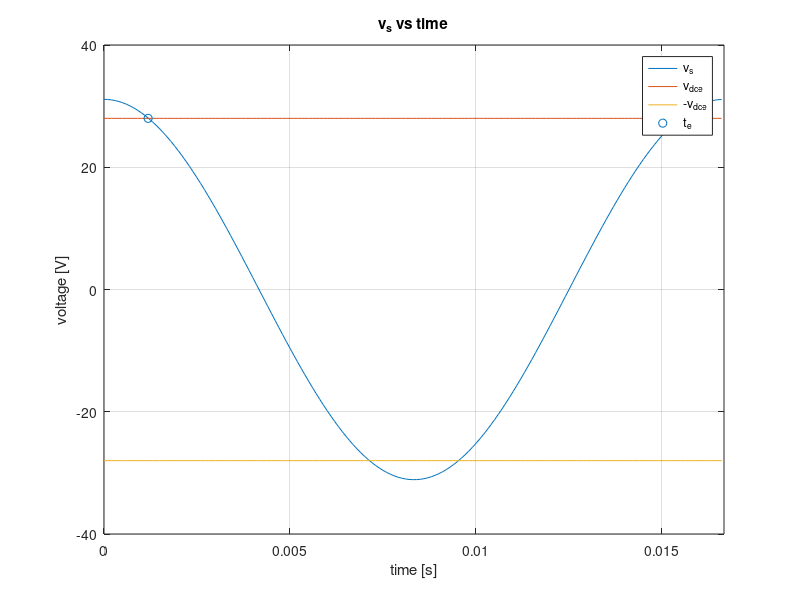
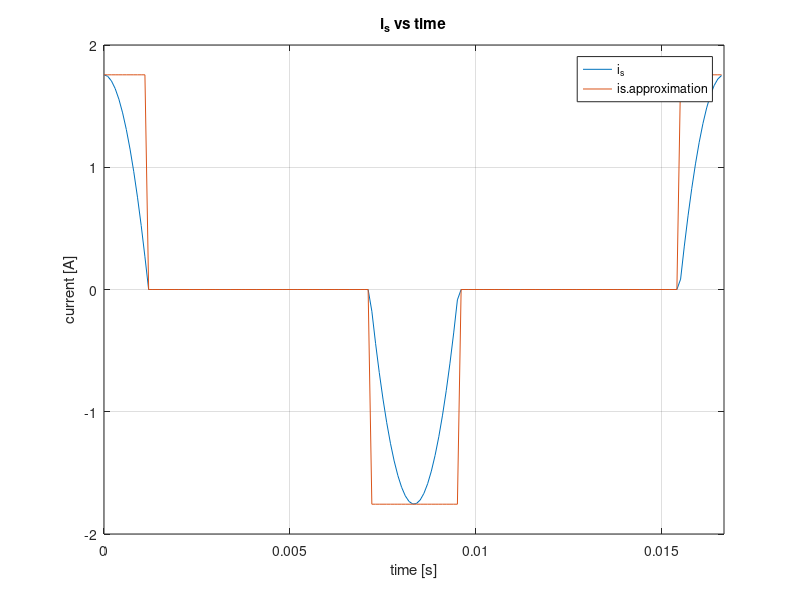

The MATLAB script that drew these images, in order: (Note: this script raises an error after producing the figures.)
clc
clear
close all

vp_hat = 110*sqrt(2)
fs = 60
Ts = 1/fs
Po = 13
Vo = 26
Io = Po/Vo
w = 2*pi*fs
vd = 1
vdce = 2*vd+Vo

%%%%% Q1
N_max = 28/110/sqrt(2)/0.9
N_min = 28/110/sqrt(2)
N = N_max

vs_hat = N*vp_hat

te = 1/w*sqrt(2*(1-28/vs_hat))
Rs = 4*te*(vs_hat-Vo-2*vd)/Ts/Io

C_min = Io*(Ts/2-2*te)/0.05/Vo

%%%% Q2
%%%%%% vs
Tss = 1e-4;
tt = 0:Tss:Ts;
vs = vs_hat*cos(w*tt)
vdce_plot = (2*vd + Vo)*ones(size(vs))

%%%%%% is
is_high = (vs-vdce)/Rs;
is_high(is_high<0) = 0; 
is_low = (vs+vdce)/Rs;
is_low(is_low>0) = 0; 

is = is_high + is_low
is_rect_high = is_high
is_rect_high(is_rect_high>0) = (vs_hat-vdce)/Rs
is_rect_low = is_low
is_rect_low(is_rect_low<0) = -(vs_hat-vdce)/Rs
is_rect = is_rect_high + is_rect_low

%%%%%% id1
id = abs(is);
id_rect = abs(is_rect);

id1 = is;
id1_rect = is_rect;
id1(id1<0) = 0;
id1_rect(id1_rect<0) = 0;

%%%%%% vd1
vd1 = 13+vs/2-26;
vd1(is>0)=1;
vd1(is<0)=-27;

%%%%%% Capacitor
ic_rect = id_rect - Io;

%%%%%% Load
io = 26*ones(size(tt));

%%%%%%%%% plotting
figure(1)
plot(tt,vs,'DisplayName','v_s')
title('v_s vs time')
ylabel('voltage [V]')
xlabel('time [s]')
xlim([0 Ts])
grid on;
hold on;
plot(tt,vdce_plot,'DisplayName','v_{dce}')
plot(tt,-vdce_plot,'DisplayName','-v_{dce}')
scatter(te,vdce,'black','DisplayName','t_e')
legend('Location','best')

figure(2)
plot(tt,is,'DisplayName','i_s')
title('i_s vs time')
ylabel('current [A]')
xlabel('time [s]')
xlim([0 Ts])
grid on;
hold on;
plot(tt,is_rect,'DisplayName','i{s.approximation}')
legend('Location','best')

figure(3)
yyaxis left;
plot(tt,id1,'DisplayName','i_{d1}')
hold on;
plot(tt,id1_rect,'DisplayName','i_{d1.approx}')
ylabel('current [A]')
title('diode vs time')

yyaxis right;
ylabel('voltage [V]')
plot(tt,vd1,'DisplayName','v_{d1}')
xlabel('time [s]')
xlim([0 Ts])
grid on;
legend('Location','best')

figure(4)
plot(tt,ic_rect,'DisplayName','i_{C}')
yyaxis left;
title('Capacitor vs time')
ylabel('Current [A]')
hold on;
xlabel('time [s]')
xlim([0 Ts])
yyaxis right;
ylabel('Voltage [V]')
ylim([20 30])
grid on;
legend('Location','best')

figure(5)
plot(tt,io,'DisplayName','i_{o}')
yyaxis left;
title('Load vs time')
ylabel('Current [A]')
hold on;
xlabel('time [s]')
xlim([0 Ts])
yyaxis right;
ylabel('Voltage [V]')
ylim([20 30])
grid on;
legend('Location','best')
